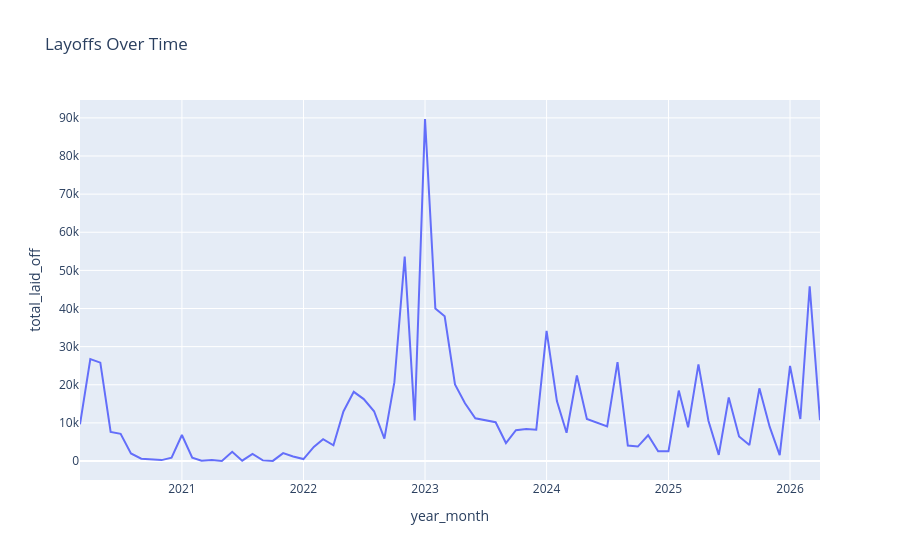

Notebook code for this chart:
### Code cell
fig = px.line(
    monthly_layoffs,
    x="year_month",
    y="total_laid_off",
    title="Layoffs Over Time"
)

fig.show()
